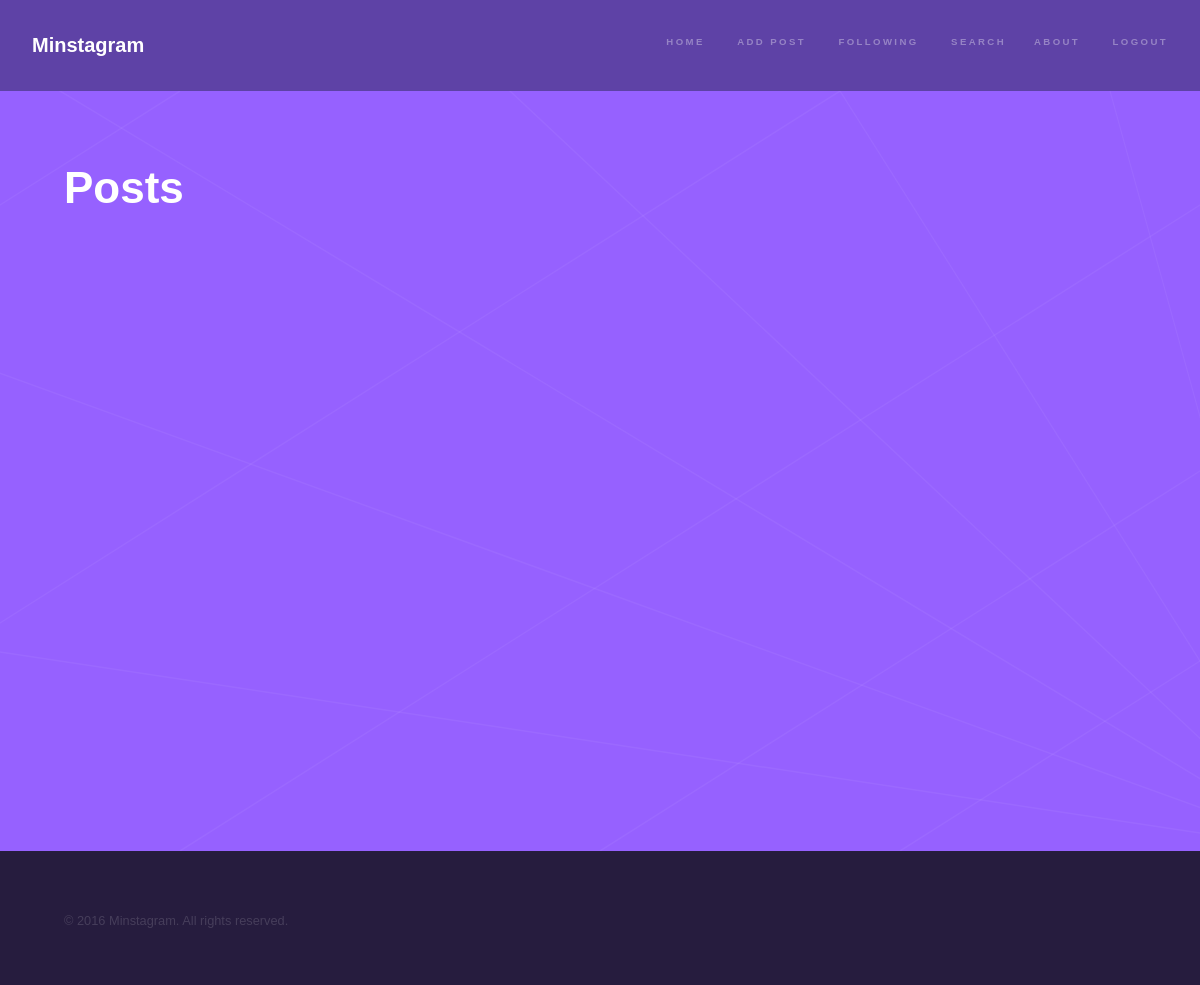
The app's page /search/1/ (signed in), older data.
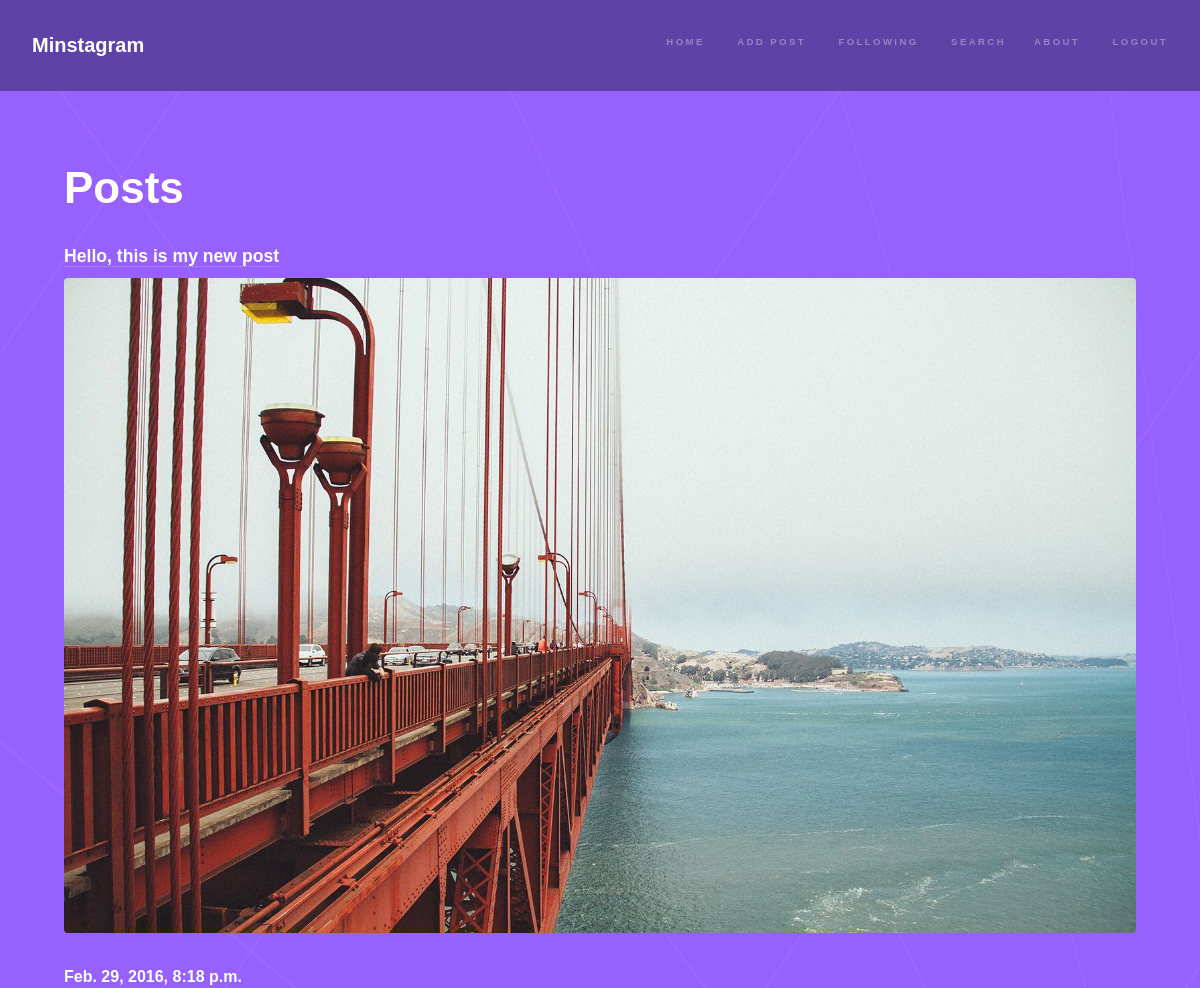
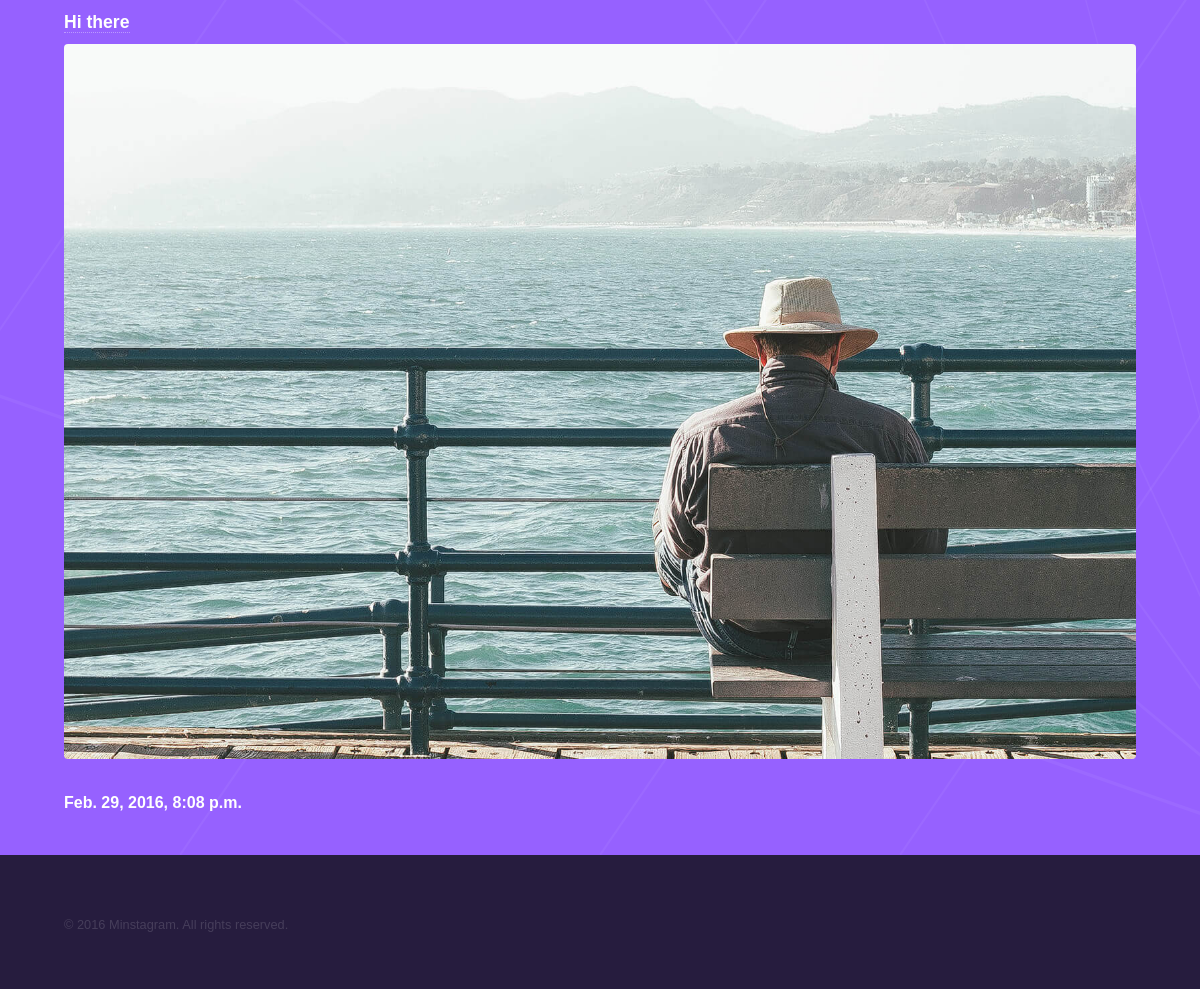
The same page, newer data (2 pictures, top to bottom).
### userpage/models.py (models this page shows, shortened)
class UserPageData(models.Model):
    class Meta:
        db_table = 'user_page_data'
    title = models.CharField(max_length=100)
    image = models.ImageField(null=True)
    time_created = models.DateTimeField(auto_now=True, auto_now_add=False)
    time_updated = models.DateTimeField(auto_now=False, auto_now_add=True)
    user = models.ForeignKey(User, on_delete=models.CASCADE)

### userpage/views.py (the view)
# urls.py: url(r'^search/(?P<id>\d+)/$', views.see_user, name='see_user'),
@login_required
def see_user(request, id=None):
    user = get_object_or_404(User, id=id)
    query = UserPageData.objects.filter(user=user).order_by("-time_created")
    context_data = {
        "posts_list": query,
        "user_identification": id,
    }
    return render(request, "userpage/someonesposts.html", context_data)

### templates/userpage/someonesposts.html (shortened to what this page needs)
{% extends "loginedin.html" %}
{% block content %}
        <div id="wrapper">
            <section id="intro" class="wrapper style1 fullscreen fade-up">
                <div class="inner">
                    <h1>Posts</h1>
                    {% for post in posts_list %}
                        <h3><a href="{% url "minstagram:see_user_post" user_id=user_identification post_id=post.id %}"> {{ post.title }} </a></h3>
                        {% if post.image %}
                            <span class="image fit"><a href="{% url "minstagram:see_post" id=post.id %}">
                                <img src="{{ post.image.url }}"></a> </span>
                        {% endif %}
                        <h4>{{ post.time_created }}</h4>
                    {% endfor %}
                </div>
            </section>
        </div>
{% endblock %}

Row changes from the older to the newer data that the page shows:
added UserPageData: title "Hello, this is my new post", image (picture), time_created "Feb. 29, 2016, 8:18 p.m."
added UserPageData: title "Hi there", image (picture), time_created "Feb. 29, 2016, 8:08 p.m."
